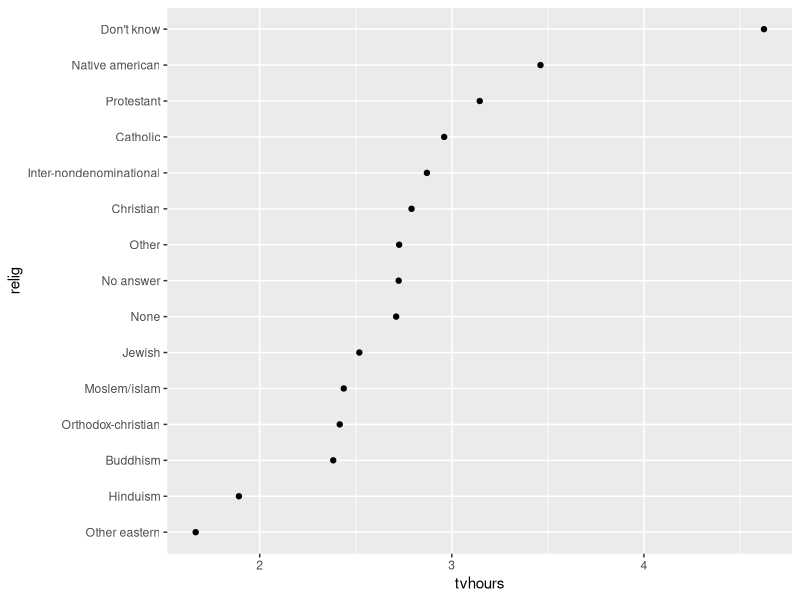
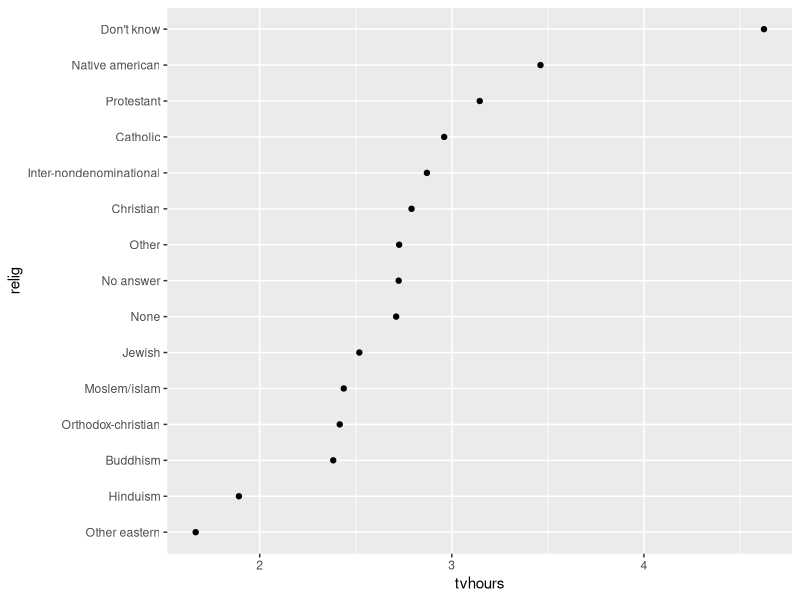

Write the R code that produced these figures, in order.
library(tidyverse)

relig_summary <- gss_cat %>%
  group_by(relig) %>%
  summarise(
    age = mean(age, na.rm = TRUE),
    tvhours = mean(tvhours, na.rm = TRUE),
    n = n()) %>% 
  mutate(relig = fct_reorder(relig, tvhours))

ggplot(relig_summary, aes(tvhours, relig)) +
  geom_point()

ggsave("factors/figs/tvhours_by_relig.png")

